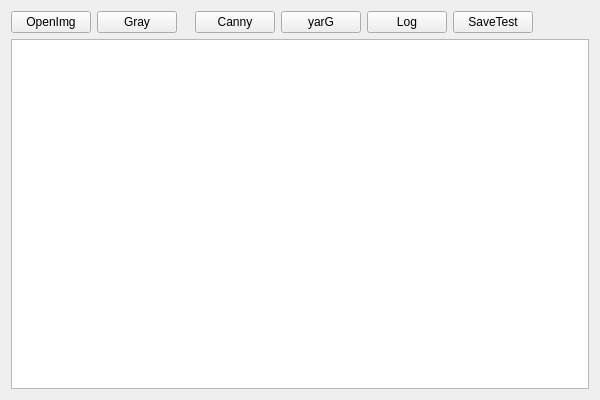
<?xml version="1.0" encoding="UTF-8"?>
<ui version="4.0">
 <class>ImgCvtWithCVClass</class>
 <widget class="QWidget" name="ImgCvtWithCVClass">
  <property name="geometry">
   <rect>
    <x>0</x>
    <y>0</y>
    <width>600</width>
    <height>400</height>
   </rect>
  </property>
  <property name="windowTitle">
   <string>ImgCvtWithCV</string>
  </property>
  <layout class="QGridLayout" name="gridLayout">
   <item row="0" column="8">
    <spacer name="horizontalSpacer">
     <property name="orientation">
      <enum>Qt::Horizontal</enum>
     </property>
     <property name="sizeHint" stdset="0">
      <size>
       <width>40</width>
       <height>20</height>
      </size>
     </property>
    </spacer>
   </item>
   <item row="0" column="6">
    <widget class="QPushButton" name="pushButton_5">
     <property name="text">
      <string>Log</string>
     </property>
    </widget>
   </item>
   <item row="1" column="0" colspan="9">
    <widget class="pGraphicsViewer" name="graphicsView"/>
   </item>
   <item row="0" column="0">
    <widget class="QPushButton" name="pushButton">
     <property name="text">
      <string>OpenImg</string>
     </property>
    </widget>
   </item>
   <item row="0" column="4">
    <widget class="QPushButton" name="pushButton_3">
     <property name="text">
      <string>Canny</string>
     </property>
    </widget>
   </item>
   <item row="0" column="5">
    <widget class="QPushButton" name="pushButton_4">
     <property name="text">
      <string>yarG</string>
     </property>
    </widget>
   </item>
   <item row="0" column="1">
    <widget class="QPushButton" name="pushButton_2">
     <property name="text">
      <string>Gray</string>
     </property>
    </widget>
   </item>
   <item row="0" column="7">
    <widget class="QPushButton" name="pushButton_6">
     <property name="text">
      <string>SaveTest</string>
     </property>
    </widget>
   </item>
  </layout>
 </widget>
 <layoutdefault spacing="6" margin="11"/>
 <customwidgets>
  <customwidget>
   <class>pGraphicsViewer</class>
   <extends>QGraphicsView</extends>
   <header>../GraphicsViewer/pGraphicsViewer.h</header>
  </customwidget>
 </customwidgets>
 <resources>
  <include location="ImgCvtWithCV.qrc"/>
 </resources>
 <connections/>
</ui>
